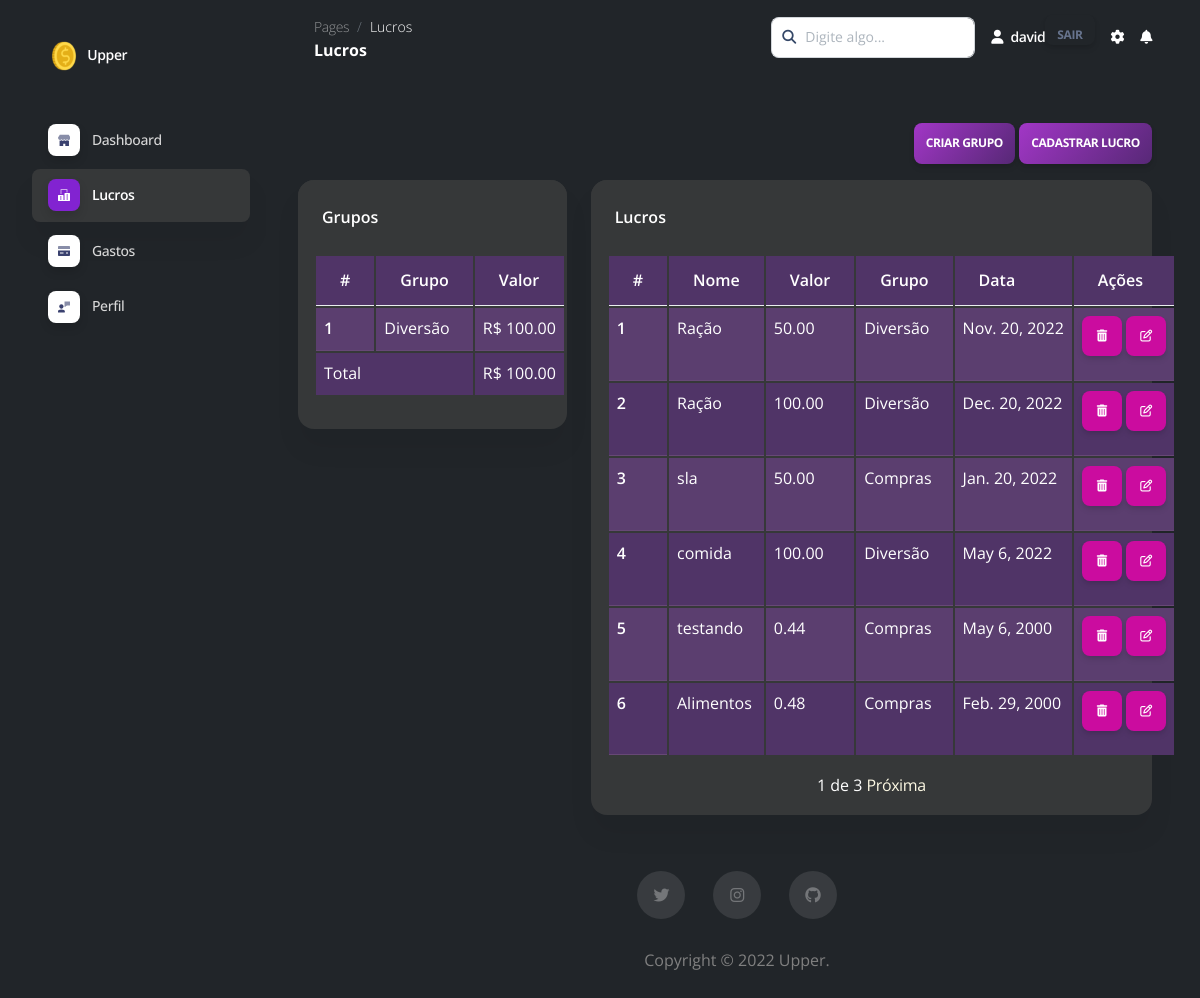
The app's page /profits (signed in), older data.
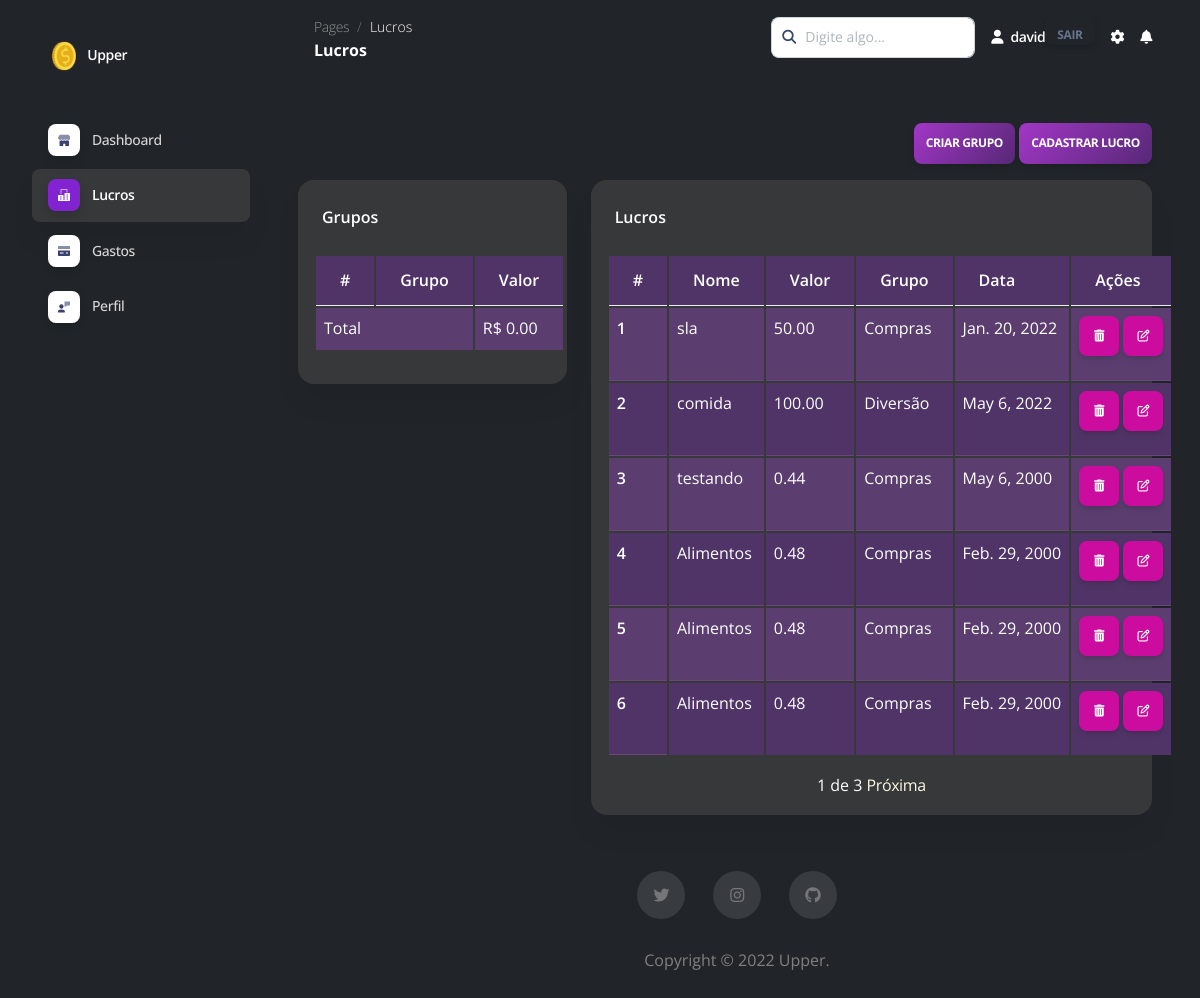
The same page, newer data.
### main/models.py (models this page shows)
class GroupProfits(models.Model):
    name = models.CharField(max_length=200)
    user = models.ForeignKey(get_user_model(), on_delete=models.CASCADE, default="")
    def __str__(self):
        return self.name

class Profits(models.Model):
    name = models.CharField(max_length=200)
    value = models.DecimalField(decimal_places=2, max_digits=10)
    user = models.ForeignKey(get_user_model(), on_delete=models.CASCADE, default="")
    group = models.ForeignKey(GroupProfits, on_delete=models.CASCADE)
    date = models.DateField()

### main/views.py (the view, shortened to what this page needs)
# urls.py: path("profits", profits.as_view(), name="profits"),
class profits(View, LoginRequiredMixin):
    login_url = "/signin"
    currentDateTime = datetime.now()
    date = currentDateTime.date()
    year = date.strftime("%Y")
    month = date.strftime("%m")
    def get(self, request):
        result = (
            Profits.objects.values("group")
            .filter(user=request.user, date__year=self.year, date__month=self.month)
            .annotate(Sum("value"))
        )
        gr1 = GroupProfits.objects.filter(user=request.user)
        gr = []
        for i in range(len(result)):  # pragma: no cover
            if result:
                gr.append(
                    {
                        "group": gr1[i].name,
                        "value": result[i]["value__sum"],
                    }
                )
        profits = Profits.objects.filter(user=request.user).order_by("-id")
        paginator = Paginator(profits, 6)
        page = request.GET.get("page")
        profitsR = paginator.get_page(page)
        form1 = RegisterProfitsForm(user=request.user)
        form = RegisterGroupProfitsForm()
        formE = EditProfitsForm(user=request.user)
        valorR = 0
        p = Profits.objects.filter(
            user=request.user, date__year=self.year, date__month=self.month
        )
        for item in p:  # pragma: no cover
            valorR += item.value
        item = {
            "form1": form1,
            "profits": profitsR,
            "form": form,
            "formE": formE,
            "groups": gr,
            "result": valorR,
        }
        return render(request, "dashboard/profits.html", item)

### main/forms.py
class RegisterProfitsForm(forms.ModelForm):
    value = forms.DecimalField(
        widget=forms.NumberInput(
            attrs={"placeholder": "Digite o valor...", "class": "form-control"}
        ),
        decimal_places=2,
        max_digits=10,
    )
    date = forms.DateField(
        widget=forms.TextInput(
            attrs={"placeholder": "Digite uma data...", "class": "form-control"}
        ),
        input_formats=["%m/%d/%Y"],
    )
    name = forms.CharField(
        widget=forms.TextInput(
            attrs={"placeholder": "Digite o nome...", "class": "form-control"}
        )
    )
    group = forms.ModelChoiceField(queryset=GroupProfits.objects.all())
    def __init__(self, *args, **kwargs):
        user = kwargs.pop("user", None)
        super(RegisterProfitsForm, self).__init__(*args, **kwargs)
        if user:
            self.fields["group"].queryset = self.fields["group"].queryset.filter(
                user=user
            )
            self.fields["group"].widget.attrs["class"] = "form-control"
    class Meta:
        model = Profits
        fields = ["name", "value", "group", "date"]

### main/templates/dashboard/profits.html (shortened to what the changed rows need)
<!DOCTYPE html>
{% load static %}
<html lang="en">
<head>
  <link href="{% static 'dashboard/assets/css/nucleo-icons.css' %}" rel="stylesheet" />
  <link href="{% static 'dashboard/assets/css/nucleo-svg.css' %}" rel="stylesheet" />
  <link href="{% static 'dashboard/assets/css/nucleo-svg.css' %}" rel="stylesheet" />
  <link id="pagestyle" href="{% static 'dashboard/assets/css/soft-ui-dashboard.css' %}" rel="stylesheet" />
</head>
<body class="g-sidenav-show">
  <main class="main-content position-relative max-height-vh-100 h-100 border-radius-lg ">
    <div class="container-fluid py-4">
      <div class="row">
      <div class="row mt-4">
        <div class="col-lg-4">
            <div class="card z-index-2">
                <div class="card-body p-3">
                    <table class="table table-striped table-purple">
                        <thead>
                          <tr>
                            <th scope="col">#</th>
                            <th scope="col">Grupo</th>
                            <th scope="col">Valor</th>
                          </tr>
                        </thead>
                        <tbody>
                            {% for item in groups %}
                            <tr>
                                <th scope="row">{{ forloop.counter }}</th>
                                <td>{{item.group}}</td>
                                <td>R$ {{item.value | floatformat:2}}</td>
                            </tr>
                            {% endfor %}
                            <td colspan="2">Total</td>
                            <td>R$ {{result | floatformat:2}}</td>
                        </tbody>
                      </table>
                </div>
            </div>
        </div>
        <div class="col-lg-8">
            <div class="card">
                <div class="card-body p-3">
                    <table class="table table-striped table-purple">
                        <thead>
                          <tr>
                            <th scope="col">#</th>
                            <th scope="col">Nome</th>
                            <th scope="col">Valor</th>
                            <th scope="col">Grupo</th>
                            <th scope="col">Data</th>
                            <th scope="col">Ações</th>
                          </tr>
                        </thead>
                        <tbody>
                            {% for item in profits %}
                            <tr>
                                <th scope="row">{{ forloop.counter }}</th>
                                <td>{{item.name}}</td>
                                <td>{{item.value}}</td>
                                <td>{{item.group}}</td>
                                <td>{{item.date}}</td>
                                <td>
                                    <div>
                                        <a style="width: 40px; height: 40px;" href="{% url 'profitDel' item.id %}" type="submit" class="btn btn-primary"><i class="fa fa-trash"></i></a>
                                        <a data-bs-toggle="modal" data-bs-target="#modalEditProfits{{item.id}}" style="width: 40px; height: 40px;" type="button" class="btn btn-primary"><i class="fa fa-edit"></i></a>
                                    </div>
                        </td>
                            </tr>
                            {% endfor %}
                        </tbody>
                      </table>
                </div>
            </div>
        </div>
      </div>
    </div>
  </main>
</body>
</html>

Row changes from the older to the newer data that the page shows:
no longer on this page (row unchanged): GroupProfits: group "Diversão"
removed Profits: name "Ração", value "50.00", group "Diversão", date "Nov. 20, 2022"
removed Profits: name "Ração", value "100.00", group "Diversão", date "Dec. 20, 2022"
now on this page (row unchanged): Profits: name "Alimentos", value "0.48", group "Compras", date "Feb. 29, 2000"
now on this page (row unchanged): Profits: name "Alimentos", value "0.48", group "Compras", date "Feb. 29, 2000"
Text that changed along with them:
{{ result | floatformat:2 }}: "100.00" → "0.00"
list line gone: "1 R$ 100.00"
